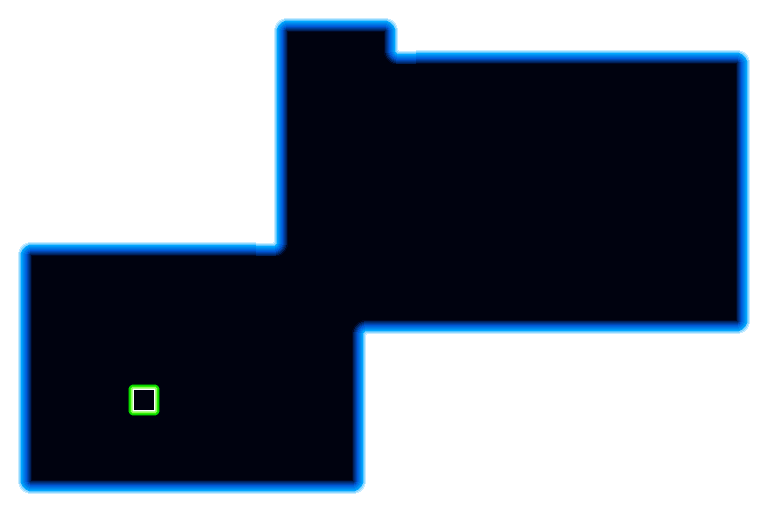

Below is a game level as drawn by its tile map, then a one-line description and the .tmx that defines it (tile-layer data replaced by summaries):
An orthogonal 24x16 tile map with 32x32 px tiles, 1 tile layer (Tiles), 2 tilesets and 14 objects (6x waveTail, 4x Emitter, Wall, Goal, Particle, ...).

<map version="1.0" orientation="orthogonal" width="24" height="16" tilewidth="32" tileheight="32">
 <properties>
  <property name="" value="" />
  <property name="nextLevel" value="level8" />
  <property name="title" value="Crossing the Streams" />
 </properties>
 <tileset firstgid="1" name="Basic" tilewidth="32" tileheight="32">
  <image source="../img/tiles.png" width="256" height="128" />
 </tileset>
 <tileset firstgid="33" name="Lights" tilewidth="32" tileheight="32">
  <image source="../img/tiles_blue.png" width="512" height="256" />
 </tileset>
 <layer name="Tiles" width="24" height="16">
  <data>[384 cells, 384 non-empty, 14 distinct tile ids]</data>
 </layer>
 <objectgroup name="Walls" width="24" height="16">
  <object name="Wall" x="0" y="448">
   <polygon points="0,64 768,64 768,-448 0,-448 0,32 32,32 32,-192 288,-192 288,-416 384,-416 384,-384 736,-384 736,-128 352,-128 352,32 0,32" />
  </object>
 </objectgroup>
 <objectgroup name="Objects" width="24" height="16">
  <object name="Goal" x="128" y="384" width="32" height="32" />
  <object name="Particle" x="640" y="160" width="32" height="32" />
  <object name="Emitter" x="704" y="256" width="32" height="32" />
  <object name="t0" type="waveTail" x="576" y="96" width="32" height="32" />
  <object name="Wave" x="608" y="96" width="32" height="32" />
  <object name="Emitter" x="704" y="288" width="32" height="32" />
  <object name="Emitter" x="288" y="32" width="32" height="32" />
  <object name="Emitter" x="320" y="32" width="32" height="32" />
  <object name="t1" type="waveTail" x="544" y="96" width="32" height="32" />
  <object name="t2" type="waveTail" x="512" y="96" width="32" height="32" />
  <object name="t3" type="waveTail" x="480" y="96" width="32" height="32" />
  <object name="t5" type="waveTail" x="416" y="96" width="32" height="32" />
  <object name="t4" type="waveTail" x="448" y="96" width="32" height="32" />
 </objectgroup>
</map>
